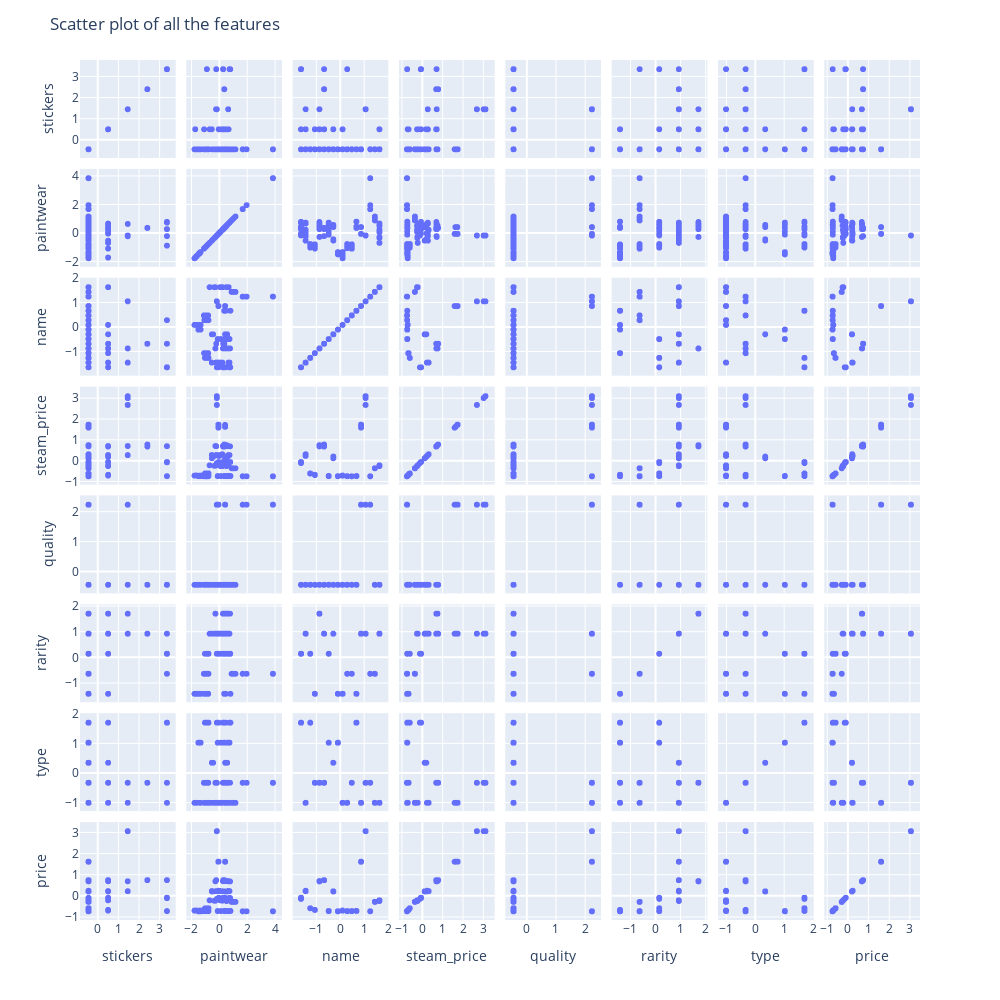

Notebook cell for this chart:
### Code cell
fig = px.scatter_matrix(df, dimensions=df.columns)
fig.update_layout(
    title="Scatter plot of all the features",
    autosize=True,
    width=1000,
    height=1000,
)
fig.update_yaxes(automargin=True)

fig.show()

### Figure 1 — Plotly figure (JSON) as saved in the notebook; plotly's stock layout.template omitted (floating-point values rounded to 4 significant figures; data arrays with more than 128 entries replaced by an {"elided": "..."} marker saying what was removed)
{"data": [{"dimensions": [{"axis": {"matches": true}, "label": "stickers", "values": {"elided": "2644 float values"}}, {"axis": {"matches": true}, "label": "paintwear", "values": {"elided": "2644 float values"}}, {"axis": {"matches": true}, "label": "name", "values": {"elided": "2644 float values"}}, {"axis": {"matches": true}, "label": "steam_price", "values": {"elided": "2644 float values"}}, {"axis": {"matches": true}, "label": "quality", "values": {"elided": "2644 float values"}}, {"axis": {"matches": true}, "label": "rarity", "values": {"elided": "2644 float values"}}, {"axis": {"matches": true}, "label": "type", "values": {"elided": "2644 float values"}}, {"axis": {"matches": true}, "label": "price", "values": {"elided": "2644 float values"}}], "hovertemplate": "%{xaxis.title.text}=%{x}<br>%{yaxis.title.text}=%{y}<extra></extra>", "legendgroup": "", "marker": {"color": "#636efa", "symbol": "circle"}, "name": "", "showlegend": false, "type": "splom"}], "layout": {"autosize": true, "dragmode": "select", "height": 1000, "legend": {"tracegroupgap": 0}, "margin": {"t": 60}, "title": {"text": "Scatter plot of all the features"}, "width": 1000, "yaxis": {"automargin": true}}}
